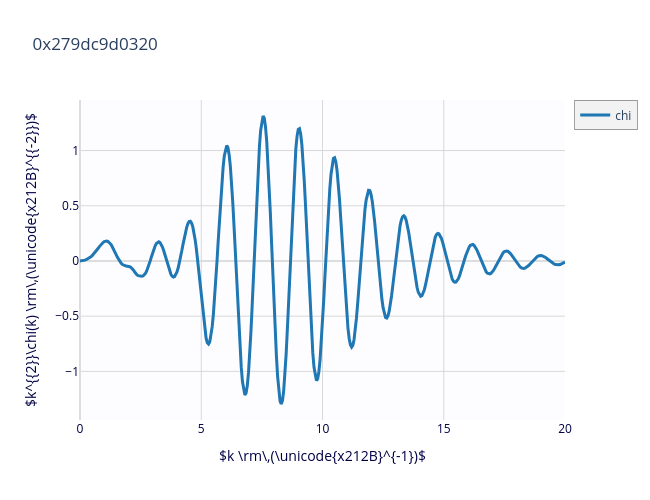
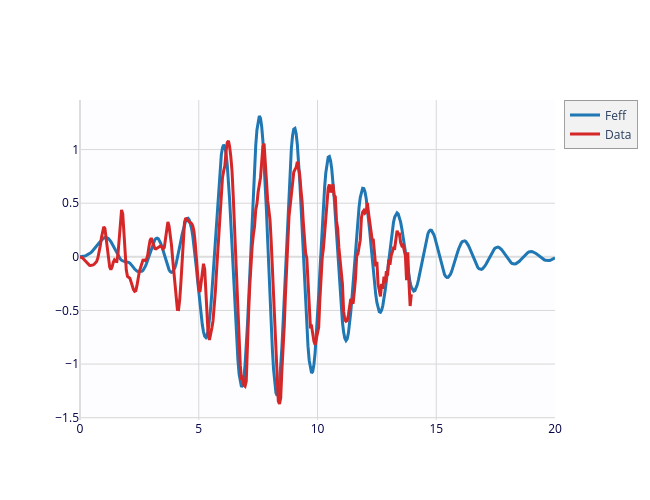

The cell these charts' notebook holds for them, in order:
### Code cell
# step 5: define a Feff Path for Zn-Se scattering

# using a Path file from a previous Feff calculation for Zn-Se (shown elsewhere)
# here we give math expressions using the Parameters named in the Parameter group 
# to set the values for the Path Parameters in the EXAFS equation
path_znse = feffpath('../feffit/feff_znse.dat', 
                     s02='amp', e0='del_e0', sigma2='sig2', deltar='del_r')

tmpsum = ff2chi([path_znse], params=pars)
fig4 = plot_chik(tmpsum, kweight=2)
fit5 = multi_plot([{'xdata':tmpsum.k, 'ydata':tmpsum.chi*tmpsum.k**2, 'label': 'Feff'},
            {'xdata':data.k, 'ydata':data.chi*data.k**2, 
             'label': 'Data','xlabel': plotlabels.k, 
             'ylabel': set_label_weight(plotlabels.chikw, 2) }])

### Figure 1 — Plotly figure (JSON) as saved in the notebook; plotly's stock layout.template omitted (floating-point values rounded to 4 significant figures; data arrays with more than 128 entries replaced by an {"elided": "..."} marker saying what was removed)
{"data": [{"line": {"color": "#1f77b4", "width": 3}, "name": "chi", "type": "scatter", "uid": "f35c2063-6c3c-4f75-b2c8-394987d90675", "x": {"elided": "401 float values"}, "y": {"elided": "401 float values"}}], "layout": {"height": 500, "hovermode": "closest", "legend": {"bgcolor": "#F2F2F2", "borderwidth": 0.5}, "plot_bgcolor": "#FDFDFF", "showlegend": true, "title": {"text": "0x279dc9d0320"}, "width": 650, "xaxis": {"color": "#004", "gridcolor": "#D8D8D8", "range": [0, null], "showgrid": true, "title": {"text": "$k \\rm\\,(\\unicode{x212B}^{-1})$"}, "zerolinecolor": "#DDD"}, "yaxis": {"color": "#004", "gridcolor": "#D8D8D8", "showgrid": true, "title": {"text": "$k^{{2}}\\chi(k) \\rm\\,(\\unicode{x212B}^{{-2}})$"}, "zerolinecolor": "#DDD"}}}

### Figure 2 — Plotly figure (JSON) as saved in the notebook; plotly's stock layout.template omitted (floating-point values rounded to 4 significant figures; data arrays with more than 128 entries replaced by an {"elided": "..."} marker saying what was removed)
{"data": [{"line": {"color": "#1f77b4", "width": 3}, "name": "Feff", "type": "scatter", "uid": "e3c7c85e-11da-414a-b581-a00fa4da2d6c", "x": {"elided": "401 float values"}, "y": {"elided": "401 float values"}}, {"line": {"color": "#d62728", "width": 3}, "name": "Data", "type": "scatter", "uid": "e4b9851e-17f0-46a3-b10b-cf8ffc006667", "x": {"elided": "280 float values"}, "y": {"elided": "280 float values"}}], "layout": {"height": 500, "hovermode": "closest", "legend": {"bgcolor": "#F2F2F2", "borderwidth": 0.5}, "plot_bgcolor": "#FDFDFF", "showlegend": true, "title": {}, "width": 650, "xaxis": {"color": "#004", "gridcolor": "#D8D8D8", "showgrid": true, "title": {}, "zerolinecolor": "#DDD"}, "yaxis": {"color": "#004", "gridcolor": "#D8D8D8", "showgrid": true, "title": {}, "zerolinecolor": "#DDD"}}}
